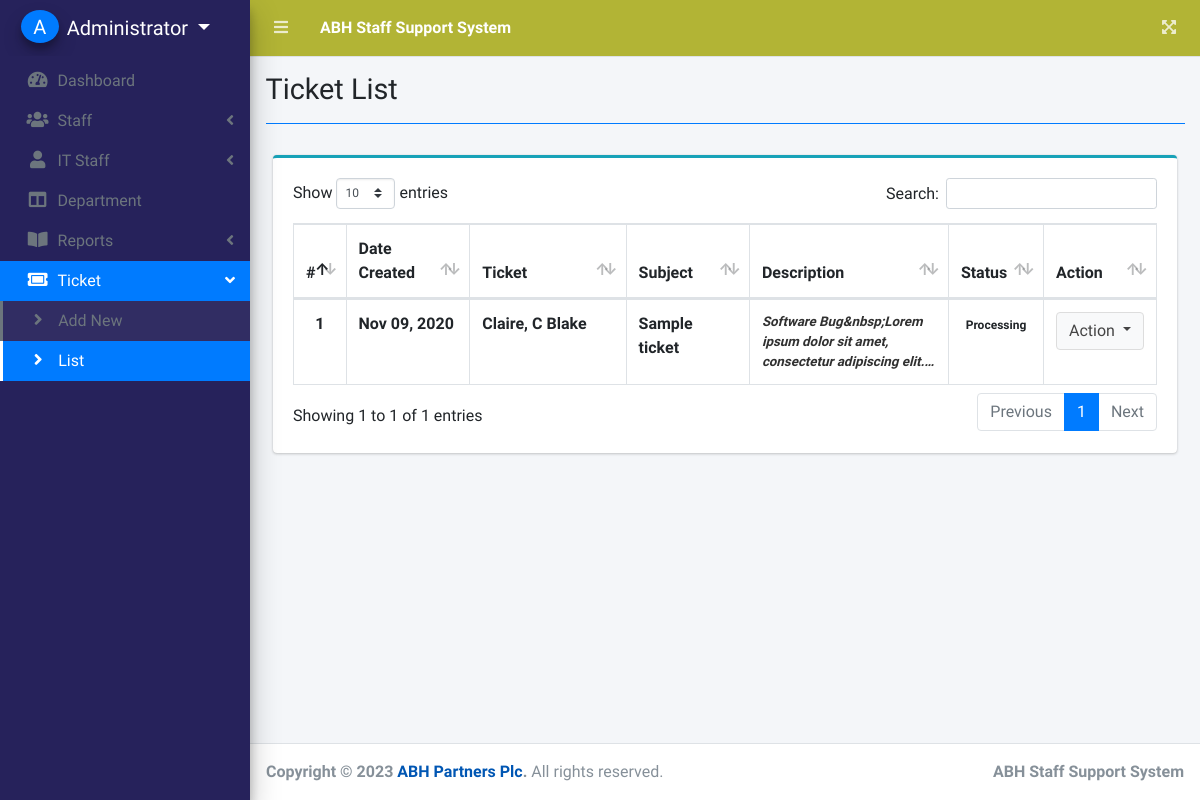
The app's page /index.php?page=ticket_list (signed in), older data.
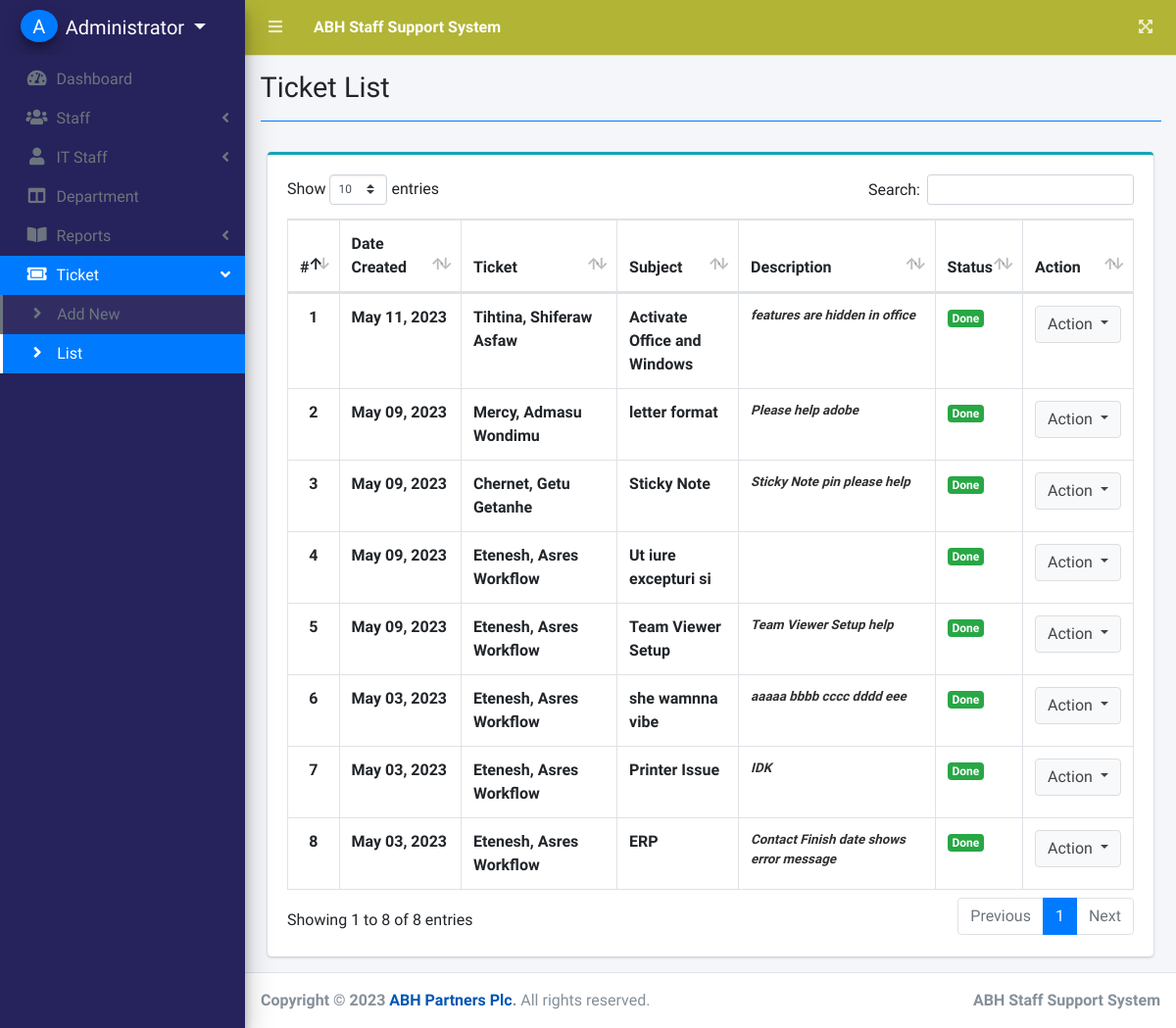
The same page, newer data.
### tables this page shows
CREATE TABLE `tickets` (
  `id` int(30) NOT NULL,
  `subject` text NOT NULL,
  `description` text NOT NULL,
  `status` tinyint(1) NOT NULL COMMENT '0=Pending,1=on process,2= Closed',
  `department_id` int(30) NOT NULL,
  `customer_id` int(30) NOT NULL,
  `staff_id` int(30) NOT NULL,
  `admin_id` int(30) NOT NULL,
  `date_created` datetime NOT NULL DEFAULT current_timestamp()
);

### ticket_list.php (the view, shortened to what this page needs)
<?php include 'db_connect.php' ?>
<div class="col-lg-12">
	<div class="card card-outline card-info">
		<div class="card-body">
			<table class="table table-hover table-bordered" id="list">
				<colgroup>
					<col width="5%">
					<col width="15%">
					<col width="20%">
					<col width="15%">
					<col width="25%">
					<col width="10%">
					<col width="10%">
				</colgroup>
				<thead>
					<tr>
						<th>#</th>
						<th>Date Created</th>
						<th>Ticket</th>
						<th>Subject</th>
						<th>Description</th>
						<th>Status</th>
						<th>Action</th>
					</tr>
				</thead>
				<tbody>
					<?php
					$i = 1;
					$where = '';
					$qry = $conn->query("SELECT t.*,concat(c.firstname,', ',c.middlename,' ',c.lastname) as cname FROM tickets t inner join customers c on c.id= t.customer_id $where order by unix_timestamp(t.date_created) desc");
					while ($row = $qry->fetch_assoc()) :
						$trans = get_html_translation_table(HTML_ENTITIES, ENT_QUOTES);
						unset($trans["\""], $trans["<"], $trans[">"], $trans["<h2"]);
						$desc = strtr(html_entity_decode($row['description']), $trans);
						$desc = str_replace(array("<li>", "</li>"), array("", ", "), $desc);
					?>
						<tr>
							<th class="text-center"><?php echo $i++ ?></th>
							<td><b><?php echo date("M d, Y", strtotime($row['date_created'])) ?></b></td>
							<td><b><?php echo ucwords($row['cname']) ?></b></td>
							<td><b><?php echo $row['subject'] ?></b></td>
							<td><b class="truncate"><?php echo strip_tags($desc) ?></b></td>
							<td>
								<?php if ($row['status'] == 0) : ?>
									<span class="badge badge-primary">Pending/Open</span>
								<?php elseif ($row['status'] == 1) : ?>
									<span class="badge badge-Info">Processing</span>
								<?php elseif ($row['status'] == 2) : ?>
									<span class="badge badge-success">Done</span>
								<?php else : ?>
									<span class="badge badge-secondary">Closed</span>
								<?php endif; ?>
							</td>
							<td class="text-center">
								<button type="button" class="btn btn-default dropdown-toggle" data-toggle="dropdown" aria-expanded="true">
									Action
								</button>
							</td>
						</tr>
					<?php endwhile; ?>
				</tbody>
			</table>
		</div>
	</div>
</div>

Row changes from the older to the newer data that the page shows:
removed tickets: date_created "Nov 09, 2020", cname "Claire, C Blake", subject "Sample ticket", description "Software Bug&nbsp;Lorem ipsum dolor sit amet, consectetur adipiscing…", status "Processing"
added tickets: date_created "May 11, 2023", cname "Tihtina, Shiferaw Asfaw", subject "Activate Office and Windows", description "features are hidden in office", status "Done"
added tickets: date_created "May 09, 2023", cname "Mercy, Admasu Wondimu", subject "letter format", description "Please help adobe", status "Done"
added tickets: date_created "May 09, 2023", cname "Chernet, Getu Getanhe", subject "Sticky Note", description "Sticky Note pin please help", status "Done"
added tickets: date_created "May 09, 2023", cname "Etenesh, Asres Workflow", subject "Ut iure excepturi si", status "Done"
added tickets: date_created "May 09, 2023", cname "Etenesh, Asres Workflow", subject "Team Viewer Setup", description "Team Viewer Setup help", status "Done"
added tickets: date_created "May 03, 2023", cname "Etenesh, Asres Workflow", subject "she wamnna vibe", description "aaaaa bbbb cccc dddd eee", status "Done"
added tickets: date_created "May 03, 2023", cname "Etenesh, Asres Workflow", subject "Printer Issue", description "IDK", status "Done"
added tickets: date_created "May 03, 2023", cname "Etenesh, Asres Workflow", subject "ERP", description "Contact Finish date shows error message", status "Done"
Text that changed along with them:
text written by a page script: "Show entries Search: Showing 1 to 1 of 1 entries Previous 1 Next" → "Show entries Search: Showing 1 to 8 of 8 entries Previous 1 Next"
